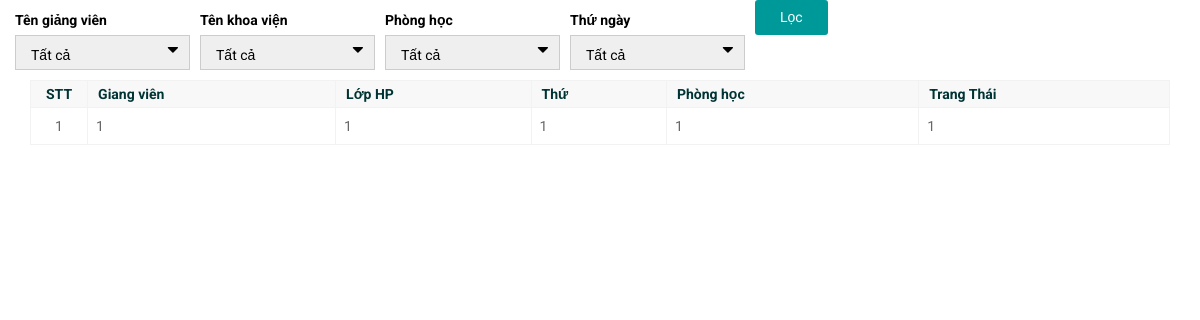
The app's page /ThongKe.php with its own data.
### tables this page shows
CREATE TABLE `thongke` (
  `GiaoVien` varchar(100) NOT NULL,
  `LopHocPhan` varchar(100) NOT NULL,
  `Thu` int(11) NOT NULL,
  `PhongHoc` varchar(100) NOT NULL,
  `TrangThai` int(11) NOT NULL
);

### ThongKe.php (the view, shortened to what this page needs)
<!doctype html>
<html>
<head>
    <link rel="stylesheet" type="text/css" href="style.css" />
    <link rel="stylesheet" type="text/css" href="css/responsive.css" />
</head>
<body>
<?php
			require("Common/connect.php");
            $sql = "select * from ThongKe ";
            $rs = $mysqli->query($sql);
?>
    <div id="wrapper">
<main id="main" class="site-main">
        <div class="container">
            <div class="row">
<form action="index.php" method="POST" class="filter-form">
               	<div class="row">
                <div class="filter-input selectf">
                    <label>Tên giảng viên</label>
                    <select name="idnhanvien" id="idnhanvien">
                        <option value="">Tất cả</option>
                    </select>
                </div>
                <div class="filter-input selectf">
                    <label>Tên khoa viện</label>
                    <select name="idcustomer" id="idcustomer">
                        <option value="">Tất cả</option>
                    </select>
                </div>
                 <div class="filter-input selectf">
                    <label>Phòng học</label>
                    <select name="idstatus" id="idstatus">
                         <option value="">Tất cả</option>
                    </select>
                </div>
                <div class="filter-input selectf">
                    <label>Thứ ngày</label>
                    <select name="idsta" id="idsta">
                         <option value="">Tất cả</option>
                    </select>
                </div>
                    <div class="button">
                        <button class="pri-button" type="submit" name="submit-search" id="submit-search"><i class="ti ti-filter"></i>Lọc</button>
                    </div>
                </div>
            </div>
<?php if(!isset($_POST["submit-search"])){ ?>
<table class="table table-customize table-responsive">
                        <thead>
                        <tr>
                            <th>STT</th>
                            <th>Giang viên</th>
                            <th>Lớp HP</th>
                            <th>Thứ</th>
                            <th>Phòng học</th>
                            <th>Trang Thái</th>
                        </tr>
                        </thead>
                        <tbody>
                    <?php
                    $i = 1;
                    while($data = $rs->fetch_assoc()){?>
                        <tr>
                            <td data-title="STT"><?php echo $i;?></td>
                            <td data-title="Giang viên"><?php echo $data["GiaoVien"];?></td>
                            <td data-title="Lớp HP"><?php echo $data["LopHocPhan"];?></td>
                            <td data-title="Khóa học"><?php echo $data["Thu"];?></td>
                            <td data-title="Lịch dạy" ><?php echo $data["PhongHoc"];?></td>
                            <td  data-title="Phòng học"><?php echo $data["TrangThai"];?></td>
                        </tr>
                    <?php $i++;}?>
                </tbody>
            </table>
 <?php
}?>
        </div>
        </div>
</body>
</html>

### style.css (style rules this page uses)
html, body, div, span, applet, object, iframe, h1, h2, h3, h4, h5, h6, p, blockquote, pre, a, abbr, acronym, address, big, cite, code, del, dfn, em, font, ins, kbd, q, s, samp, small, strike, strong, sub, sup, tt, var, dl, dt, dd, ol, ul, li, fieldset, form, label, legend, table, caption, tbody, tfoot, thead, tr, th, td { border: 0; font-size: 100%; margin: 0; outline: 0; padding: 0; vertical-align: baseline; }
body { font-size: 14px; color: #757575; font-family: 'Roboto', sans-serif; }
a, button, input { transition: all 0.3s ease-in-out 0s; -moz-transition: all 0.3s ease-in-out 0s; -o-transition: all 0.3s ease-in-out 0s; -webkit-transition: all 0.3s ease-in-out 0s; -ms-transition: all 0.3s ease-in-out 0s; }
button, input[type=text]:focus, input[type=email]:focus, input[type=password]:focus, input[type=number]:focus, input[type=search]:focus, textarea:focus { border-color: #c9a96e; outline: none; }
.table > tbody > tr > td, .table > tbody > tr > th, .table > tfoot > tr > td, .table > tfoot > tr > th, .table > thead > tr > td, .table > thead > tr > th { border-color: #FCD998; }
.table, .table th, .table tr, .table tr td { text-align: left; border:1px solid #f2f2f2; }
.table > tbody > tr > td, .table > tbody > tr > th, .table > tfoot > tr > td, .table > tfoot > tr > th, .table > thead > tr > td, .table > thead > tr > th { border:1px solid #f2f2f2; }
.table thead { background-color: rgb( 248, 248, 248 ); }
.table > thead tr:first-child > th:first-child { width: 55px; padding: 0 15px; }
.table > tbody tr > td:first-child { text-align: center; }
.table tr td { color: #666666; font-weight: 400; line-height: 20px; padding: 5px 10px; vertical-align: middle; }
.table thead tr th { line-height: 22px; padding: 2px 10px; font-weight: bold; color: #003333; vertical-align: middle; }
.filter-form { position: relative; }
.filter-form .row { padding-left: 15px; margin-bottom: 10px; }
.filter-input, .filter-time { float: left; position: relative; margin-top: 10px; }
.filter-form input, .filter-form select, .date-input.filter input { height: 35px; width: 175px; border: 1px solid #ccc; }
.filter-input { margin-right: 10px; position: relative; }
.filter-input select { appearance: none; -moz-appearance: none; -webkit-appearance: none; -ms-appearance: none; padding: 9px 15px; padding-right: 15px; padding-right: 15px; position: relative; color: #000; cursor: pointer; }
.filter-input.selectf:before { content:"\f0d7"; font-family: 'fontAwesome'; color: #000; position: absolute; right: 12px; top: 28px; font-size: 18px; z-index: 1; }
.filter-input label, .filter-time label { display: block; margin-bottom: 5px; color: #000; }
.pri-button { height: 35px; font-size: 14px; line-height: 35px; font-weight: 400; color: #ffffff; background: #009999; border: none; padding: 0 25px; position: relative; border-radius: 3px; cursor: pointer; display: inline-block; border: none; }

### records on screen
thongke: GiaoVien "1", LopHocPhan "1", Thu "1", PhongHoc "1", TrangThai "1"
